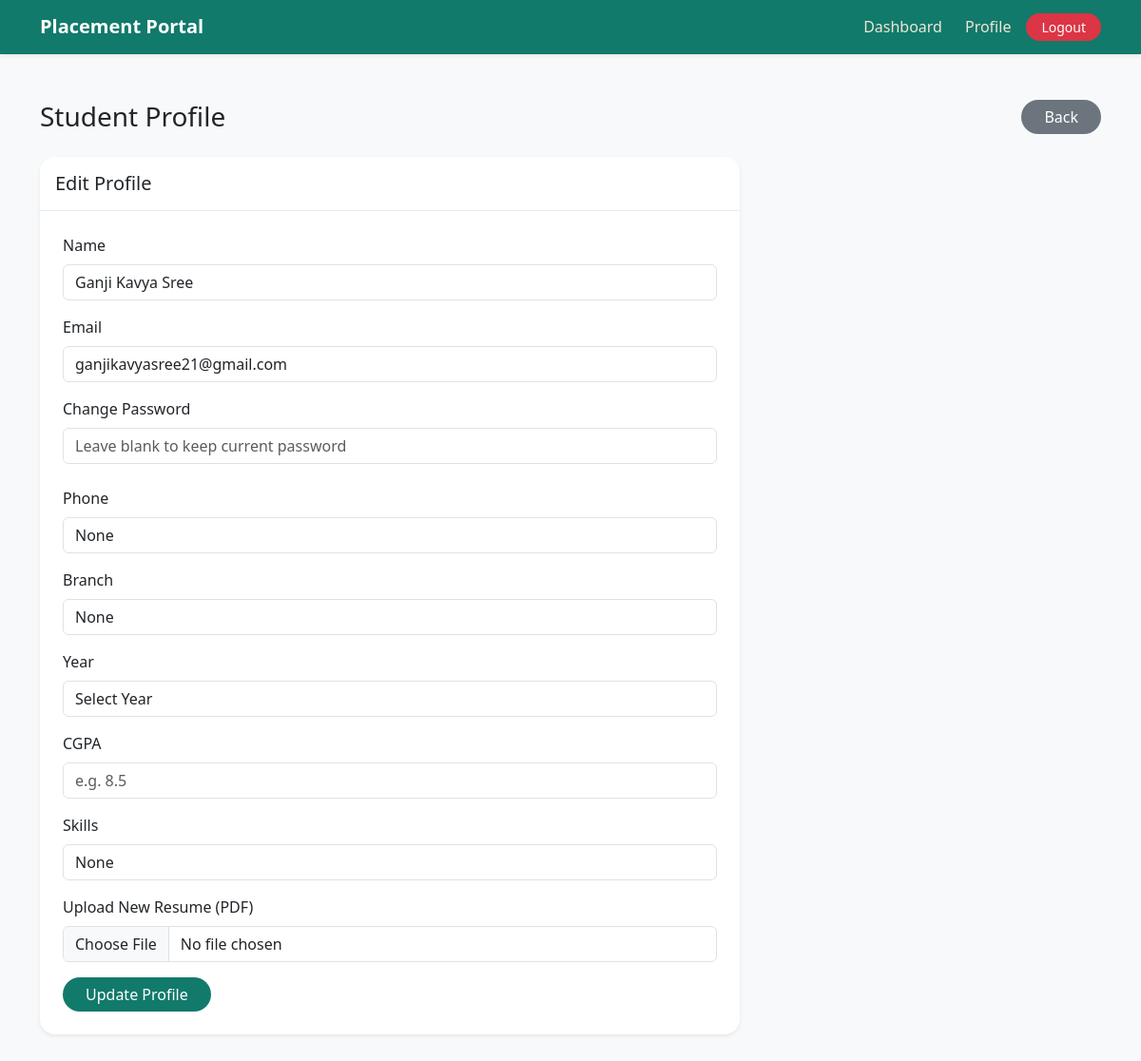
Page /student/profile (signed in) on the committed database.
### models.py (models this page shows)
class Student(db.Model):
    id = db.Column(db.Integer, primary_key=True)
    name = db.Column(db.String(100))
    email = db.Column(db.String(100))
    resume = db.Column(db.String(200))
    password = db.Column(db.String(100))
    phone = db.Column(db.String(15),nullable=True)
    branch = db.Column(db.String(50))
    year = db.Column(db.String(10))
    cgpa = db.Column(db.Float)
    skills = db.Column(db.String(200))
    applications = db.relationship('Application', backref='student',cascade="all, delete",
    passive_deletes=True)
    is_blacklisted = db.Column(db.Boolean, default=False)

### routes/student_routes.py (the view, shortened to what this page needs)
@student_bp.route("/student/profile", methods=["GET","POST"])
def student_profile():
    student = Student.query.get(session["student_id"])
    return render_template("student_profile.html", student=student)

### templates/student_profile.html (shortened to what this page needs)
{% extends "base.html" %}
{% block content %}
<div class="page-block d-flex justify-content-between align-items-center">
    <h3 class="mb-0">Student Profile</h3>
    <a href="/student/dashboard" class="btn btn-secondary px-4">Back</a>
</div>
<div class="row g-4">
    <div class="col-lg-8">
        <div class="card shadow-sm">
            <div class="card-header py-3">
                <h5 class="mb-0">Edit Profile</h5>
            </div>
            <div class="card-body p-4">
                <form method="POST" enctype="multipart/form-data">
                    <div class="mb-3">
                        <label class="form-label">Name</label>
                        <input type="text" name="name"
                               value="{{ student.name }}"
                               class="form-control">
                    </div>
                    <div class="mb-3">
                        <label class="form-label">Email</label>
                        <input type="email" name="email"
                               value="{{ student.email }}"
                               class="form-control">
                    </div>
                    <div class="mb-4">
                        <label class="form-label">Change Password</label>
                        <input type="password" name="password"
                               class="form-control"
                               placeholder="Leave blank to keep current password">
                    </div>
                     <div class="mb-3">
                        <label class="form-label">Phone</label>
                        <input type="tel" name="phone"
                               value="{{ student.phone }}"
                               class="form-control"
                               placeholder="10-digit number"
                               pattern="[0-9]{10}">
                    </div>
                    <div class="mb-3">
                        <label class="form-label">Branch</label>
                        <input type="text" name="branch"
                               value="{{ student.branch }}"
                               class="form-control"
                               placeholder="CSE / ECE / IT">
                    </div>
                    <div class="mb-3">
                        <label class="form-label">Year</label>
                        <select name="year" class="form-control">
                            <option value="">Select Year</option>
                        </select>
                    </div>
                    <div class="mb-3">
                        <label class="form-label">CGPA</label>
                        <input type="number" step="0.01" min="0" max="10"
                               name="cgpa"
                               value="{{ student.cgpa }}"
                               class="form-control"
                               placeholder="e.g. 8.5">
                    </div>
                    <div class="mb-3">
                        <label class="form-label">Skills</label>
                        <input type="text" name="skills"
                               value="{{ student.skills }}"
                               class="form-control"
                               placeholder="Python, SQL, ML">
                    </div>
                    <div class="mb-3">
                        <label class="form-label">Upload New Resume (PDF)</label>
                        <input type="file" name="resume"
                               class="form-control"
                               accept=".pdf">
                    </div>
                    <button class="btn btn-success px-4">Update Profile</button>
                </form>
            </div>
        </div>
    </div>
</div>
{% endblock %}

### static/styles.css (style rules this page uses)
body { min-height: 100vh; background: #f8f9fa; color: #212529; }
.card { border: none; border-radius: 1rem; background: #ffffff; box-shadow: 0 8px 20px rgba(0, 0, 0, 0.08); transition: transform 0.2s ease, box-shadow 0.2s ease; }
.card-header { border-top-left-radius: 1rem !important; border-top-right-radius: 1rem !important; background: #ffffff; border-bottom: 1px solid #e9ecef; }
.btn { border-radius: 999px; border: none; transition: transform 0.2s ease, box-shadow 0.2s ease, filter 0.2s ease; }
.btn-success { background-color: #117a6b; }
.btn-secondary { background-color: #6c757d; }
.page-block { margin-bottom: 1.5rem; }

### rows in the picture
Student: name "Ganji Kavya Sree", email "ganjikavyasree21@gmail.com", phone "None", branch "None", skills "None"
